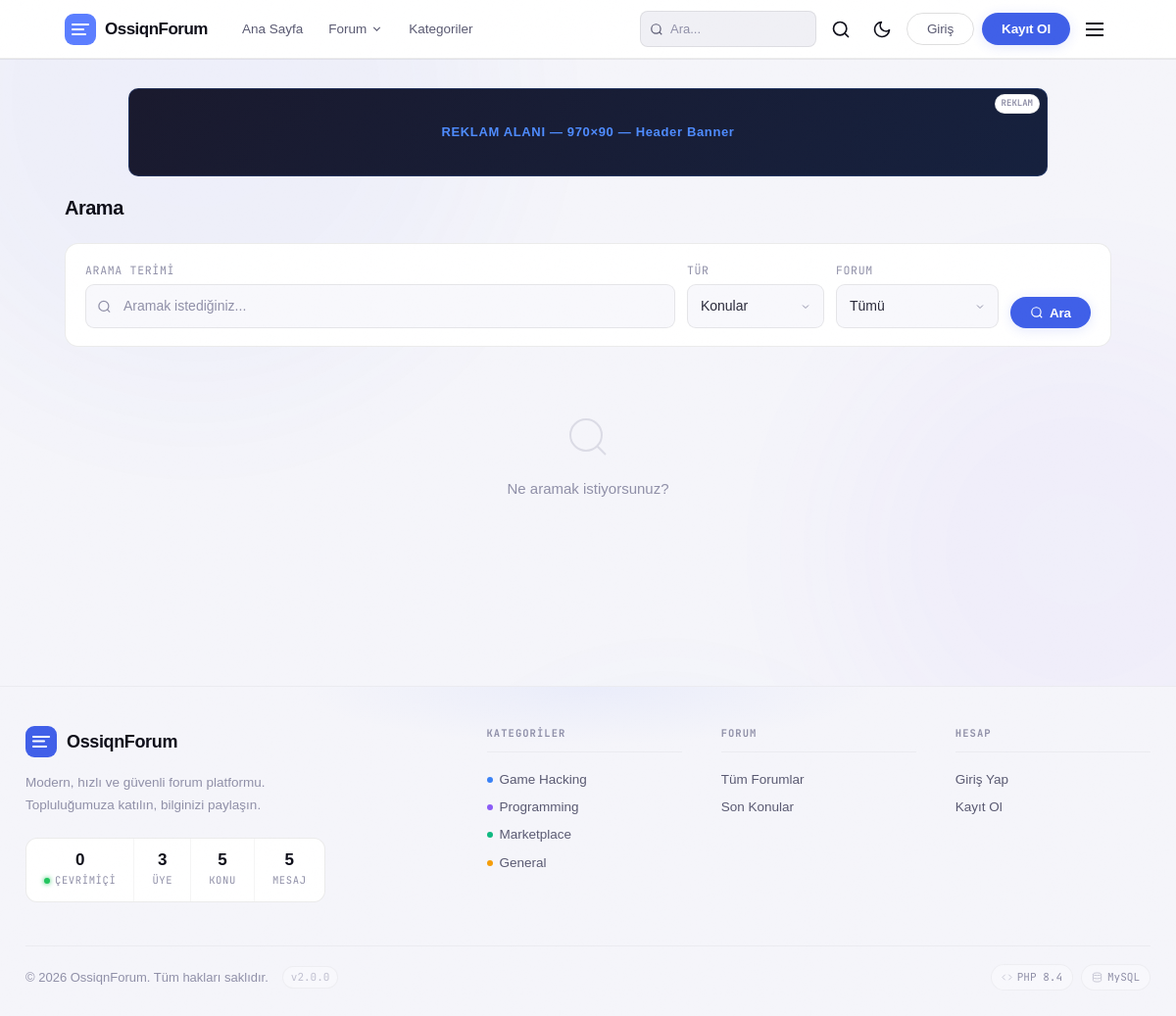
Screenshot of /search.php with the database file from the repository.
### tables this page shows
CREATE TABLE IF NOT EXISTS `advertisements` (
  `id` int(11) NOT NULL AUTO_INCREMENT,
  `title` varchar(255) NOT NULL,
  `position` varchar(50) NOT NULL,
  `type` enum('code','image','text') NOT NULL DEFAULT 'code',
  `image_url` varchar(255) DEFAULT NULL,
  `link_url` varchar(255) DEFAULT NULL,
  `html_code` text DEFAULT NULL,
  `alt_text` varchar(255) DEFAULT NULL,
  `starts_at` datetime DEFAULT NULL,
  `ends_at` datetime DEFAULT NULL,
  `is_active` tinyint(1) NOT NULL DEFAULT 1,
  `created_by` int(11) NOT NULL,
  `created_at` timestamp NULL DEFAULT current_timestamp(),
  PRIMARY KEY (`id`)
);

CREATE TABLE categories (
    id INT AUTO_INCREMENT PRIMARY KEY,
    name VARCHAR(100) NOT NULL,
    slug VARCHAR(100) UNIQUE NOT NULL,
    description TEXT DEFAULT NULL,
    icon VARCHAR(50) DEFAULT 'folder',
    color VARCHAR(20) DEFAULT '#3b82f6',
    display_order INT DEFAULT 0,
    is_active TINYINT(1) DEFAULT 1,
    created_at TIMESTAMP DEFAULT CURRENT_TIMESTAMP
);

### search.php (the view, shortened to what the rows shown need)
<?php
require_once 'includes/functions.php';
require_once 'includes/header.php';
?>
<div style="max-width:1100px;margin:0 auto;padding:20px 16px 60px">
    <div class="section-header mb-6">
        <h1 class="section-title">Arama</h1>
    </div>
</div>
<?php require_once 'includes/footer.php'; ?>

### includes/header.php (shortened to what the rows shown need)
<?php
require_once __DIR__ . '/../includes/functions.php';
$categories = getCategories();
$userTheme = getUserTheme();
?>
<!DOCTYPE html>
<html lang="tr" data-theme="<?= $userTheme ?>">
<head>
    <link href="https://api.fontshare.com/v2/css?f[]=clash-display@400,500,600,700&f[]=satoshi@400,500,600,700&display=swap" rel="stylesheet">
    <script src="https://cdn.tailwindcss.com"></script>
    <link rel="stylesheet" href="<?= SITE_URL ?>/assets/css/main.css">
</head>
<body>
<div id="app-wrapper">
<div style="padding-top:75px">
<?php
$headerAd = null;
try {
    $headerAd = db()->fetchOne("SELECT * FROM advertisements WHERE position = 'header_banner' AND is_active = 1 AND (starts_at IS NULL OR starts_at <= NOW()) AND (ends_at IS NULL OR ends_at >= NOW()) ORDER BY id DESC LIMIT 1");
} catch(Exception $e) {}
if ($headerAd):
    $adHtml = '';
    if ($headerAd['type'] === 'image' && !empty($headerAd['image_url'])) {
        $link = !empty($headerAd['link_url']) ? sanitize($headerAd['link_url']) : '#';
        $adHtml = '<a href="'.$link.'" target="_blank" rel="nofollow"><img src="'.sanitize($headerAd['image_url']).'" style="width:100%;border-radius:10px;display:block;" alt="Reklam"></a>';
    } else {
        $adHtml = $headerAd['html_code'];
    }
?>
<div style="max-width:970px;margin:0 auto;padding:15px 16px 0">
    <div style="position:relative">
        <span style="position:absolute;top:6px;right:8px;background:var(--bg-surface);color:var(--ink-3);font-size:9px;font-weight:700;font-family:'JetBrains Mono',monospace;padding:2px 6px;border-radius:999px;border:1px solid var(--border-1);z-index:10;pointer-events:none;">REKLAM</span>
        <?= $adHtml ?>
    </div>
</div>
<?php endif; ?>

### includes/footer.php (shortened to what the rows shown need)
<?php
$fCats  = getCategories();
?>
</div>
<footer style="position:relative;margin-top:80px;border-top:1px solid var(--border-0);background:var(--bg-canvas);overflow:hidden">
    <div style="max-width:1180px;margin:0 auto;padding:40px 16px 0">
        <div style="display:grid;grid-template-columns:minmax(0,1.2fr) minmax(0,2fr);gap:64px;padding-bottom:44px;border-bottom:1px solid var(--border-0)">
            <div style="display:grid;grid-template-columns:repeat(3,1fr);gap:40px">
                <div>
                    <div style="font-family:'JetBrains Mono',monospace;font-size:10.5px;font-weight:700;text-transform:uppercase;letter-spacing:.1em;color:var(--ink-3);margin-bottom:14px;padding-bottom:10px;border-bottom:1px solid var(--border-0)">Kategoriler</div>
                    <?php foreach ($fCats as $cat): ?>
                    <a href="<?= SITE_URL ?>/forum.php?cat=<?= sanitize($cat['slug']) ?>" style="display:flex;align-items:center;gap:7px;font-size:13.5px;color:var(--ink-2);text-decoration:none;padding:4px 0;font-weight:500;transition:color .15s" onmouseover="this.style.color='var(--ink-0)';this.style.transform='translateX(3px)'" onmouseout="this.style.color='var(--ink-2)';this.style.transform='translateX(0)'">
                        <span style="width:6px;height:6px;border-radius:50%;flex-shrink:0;background:<?= sanitize($cat['color']) ?>"></span>
                        <?= sanitize($cat['name']) ?>
                    </a>
                    <?php endforeach; ?>
                </div>
            </div>
        </div>
    </div>
</footer>
</div>
</body>
</html>

### rows the page displays
advertisements: html_code "REKLAM ALANI — 970×90 — Header Banner"
categories: name "Game Hacking"
categories: name "Programming"
categories: name "Marketplace"
categories: name "General"

### other values shown
SITE_NAME "OssiqnForum"
formatNumber($val) "0"
$lbl "ÇEVRIMIÇI"
formatNumber($val) "3"
$lbl "ÜYE"
formatNumber($val) "5"
$lbl "KONU"
$lbl "MESAJ"
$lbl "Tüm Forumlar"
$lbl "Son Konular"
SITE_VERSION "2.0.0"
PHP_MAJOR_VERSION "8"
PHP_MINOR_VERSION "4"
